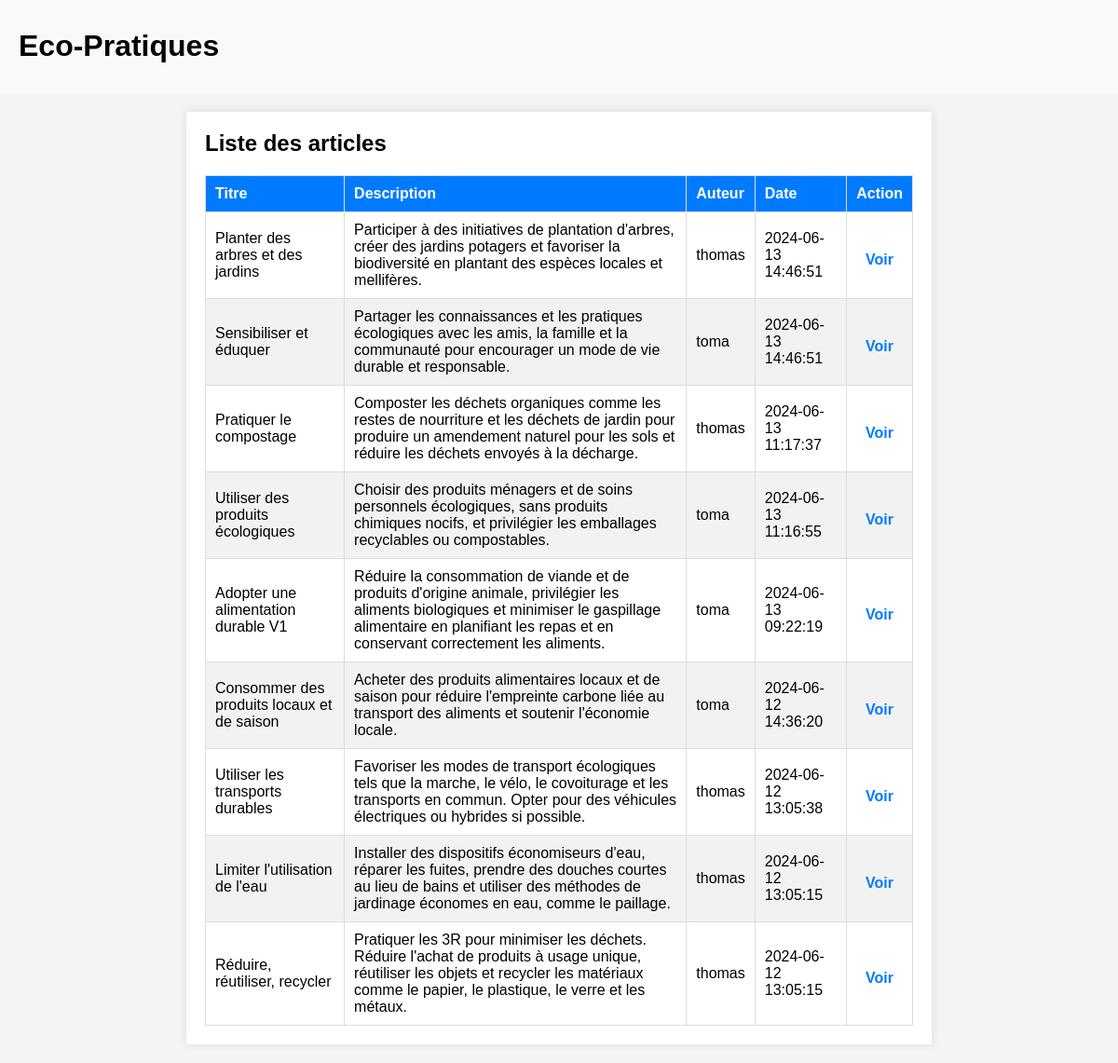
/liste_article.php, run on the app's committed database.
### tables this page shows
CREATE TABLE `article` (
  `id_article` int NOT NULL,
  `id_user` int DEFAULT NULL,
  `titre` varchar(255) NOT NULL,
  `description` text NOT NULL,
  `date` datetime DEFAULT CURRENT_TIMESTAMP
);

CREATE TABLE `user` (
  `id_user` int NOT NULL,
  `login` varchar(50) NOT NULL,
  `password` varchar(255) NOT NULL,
  `email` varchar(100) NOT NULL,
  `role` varchar(10) DEFAULT NULL
);

### liste_article.php (the view, shortened to what this page needs)
<?php
require_once 'include/db_connect.php';
$sql = "SELECT a.id_article, a.titre, a.description, a.date, u.login FROM Article a JOIN User u ON a.id_user = u.id_user ORDER BY a.date DESC";
$stmt = $pdo->prepare($sql);
$stmt->execute();
$articles = $stmt->fetchAll(PDO::FETCH_ASSOC);
?>
<!DOCTYPE html>
<html lang="fr">
<head>
    <link rel="stylesheet" href="./style/list_articles.css">
</head>
<body>
    <header>
        <div>
            <h1>Eco-Pratiques</h1>
        </div>
    </header>
    <main>
        <h2>Liste des articles</h2>
        <table>
            <thead>
                <tr>
                    <th>Titre</th>
                    <th>Description</th>
                    <th>Auteur</th>
                    <th>Date</th>
                    <th>Action</th>
                </tr>
            </thead>
            <tbody>
                <?php foreach ($articles as $article): ?>
                    <tr>
                        <td><?php echo htmlspecialchars($article['titre']); ?></td>
                        <td><?php echo htmlspecialchars($article['description']); ?></td>
                        <td><?php echo htmlspecialchars($article['login']); ?></td>
                        <td><?php echo htmlspecialchars($article['date']); ?></td>
                        <td>
                            <a class="view-link" href="article.php?id=<?php echo $article['id_article']; ?>">Voir</a>
                        </td>
                    </tr>
                <?php endforeach; ?>
            </tbody>
        </table>
    </main>
</body>
</html>

### style/list_articles.css (style rules this page uses)
* { box-sizing: border-box; }
body { font-family: Arial, sans-serif; margin: 0; padding: 0; background-color: #f4f4f4; }
header { background-color: #f8f9fa;; color: black; padding: 10px 0; text-align: center; }
header h1 { text-align: left; margin-left: 20px; }
main { padding: 20px; margin: 20px auto; max-width: 800px; background-color: white; box-shadow: 0 0 10px rgba(0, 0, 0, 0.1); }
h2 { margin-top: 0; }
table { width: 100%; border-collapse: collapse; margin-top: 20px; }
table, th, td { border: 1px solid #ddd; }
th, td { padding: 10px; text-align: left; }
th { background-color: #007bff;; color: white; }
tr:nth-child(even) { background-color: #f2f2f2; }
.view-link { float: right; margin-top: 10px; margin-right: 10px; color: #007bff; text-decoration: none; font-weight: bold; }

### data on the page
article: titre "Planter des arbres et des jardins", description "Participer à des initiatives de plantation d'arbres, créer des jardins potagers et favoriser la biodiversité en plantant des espèces locales et mellifères.", id_user.login "thomas", date "2024-06-13 14:46:51"
article: titre "Sensibiliser et éduquer", description "Partager les connaissances et les pratiques écologiques avec les amis, la famille et la communauté pour encourager un mode de vie durable et responsable.", id_user.login "toma", date "2024-06-13 14:46:51"
article: titre "Pratiquer le compostage", description "Composter les déchets organiques comme les restes de nourriture et les déchets de jardin pour produire un amendement naturel pour les sols et réduire les déchets envoyés à la décharge.", id_user.login "thomas", date "2024-06-13 11:17:37"
article: titre "Utiliser des produits écologiques", description "Choisir des produits ménagers et de soins personnels écologiques, sans produits chimiques nocifs, et privilégier les emballages recyclables ou compostables.", id_user.login "toma", date "2024-06-13 11:16:55"
article: titre "Adopter une alimentation durable V1", description "Réduire la consommation de viande et de produits d'origine animale, privilégier les aliments biologiques et minimiser le gaspillage alimentaire en planifiant les repas et en conservant correctement les aliments.", id_user.login "toma", date "2024-06-13 09:22:19"
article: titre "Consommer des produits locaux et de saison", description "Acheter des produits alimentaires locaux et de saison pour réduire l'empreinte carbone liée au transport des aliments et soutenir l'économie locale.", id_user.login "toma", date "2024-06-12 14:36:20"
article: titre "Utiliser les transports durables", description "Favoriser les modes de transport écologiques tels que la marche, le vélo, le covoiturage et les transports en commun. Opter pour des véhicules électriques ou hybrides si possible.", id_user.login "thomas", date "2024-06-12 13:05:38"
article: titre "Limiter l'utilisation de l'eau", description "Installer des dispositifs économiseurs d'eau, réparer les fuites, prendre des douches courtes au lieu de bains et utiliser des méthodes de jardinage économes en eau, comme le paillage.", id_user.login "thomas", date "2024-06-12 13:05:15"
article: titre "Réduire, réutiliser, recycler", description "Pratiquer les 3R pour minimiser les déchets. Réduire l'achat de produits à usage unique, réutiliser les objets et recycler les matériaux comme le papier, le plastique, le verre et les métaux.", id_user.login "thomas", date "2024-06-12 13:05:15"
